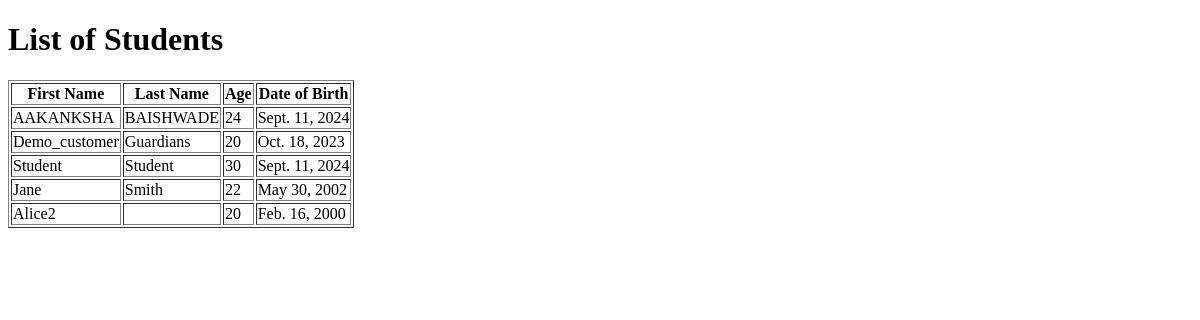
/students/, run on an earlier commit of the app's database.
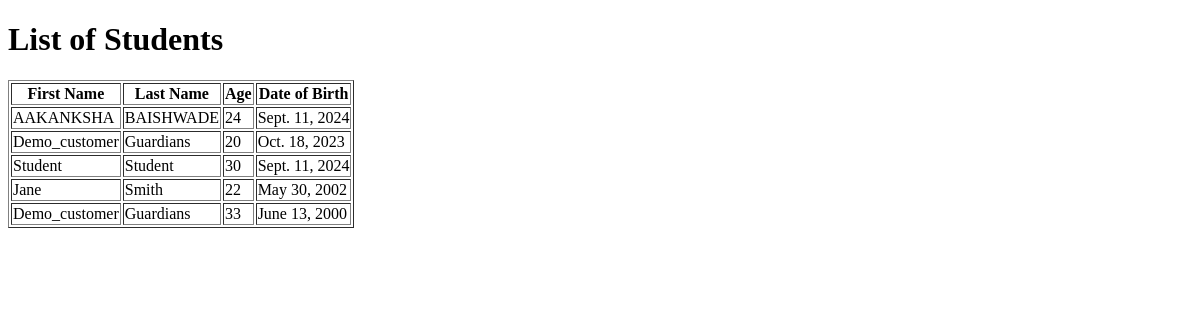
And on a later commit of the database.
### appname/models.py (models this page shows, shortened)
class Student(models.Model):
    first_name = models.CharField(max_length=100)
    last_name = models.CharField(max_length=100)
    age = models.IntegerField() #123
    date_of_birth = models.DateField()

### appname/views.py (the view)
# urls.py: path('students/', views.student_list, name='student_list'),  # URL for student list
def student_list(request):
    students = Student.objects.all()  # Fetch all student records from the database
    return render(request, 'student_list.html', {'students': students})

### templates/student_list.html (shortened to what this page needs)
<!DOCTYPE html>
<html lang="en">
<head>
</head>
<body>
    <h1>List of Students</h1>
    <table border="1">
        <thead>
            <tr>
                <th>First Name</th>
                <th>Last Name</th>
                <th>Age</th>
                <th>Date of Birth</th>
            </tr>
        </thead>
        <tbody>
            {% for student in students %}
            <tr>
                <td>{{ student.first_name }}</td>
                <td>{{ student.last_name }}</td>
                <td>{{ student.age }}</td>
                <td>{{ student.date_of_birth }}</td>
            </tr>
            {% empty %}
            <tr>
                <td colspan="4">No students found.</td>
            </tr>
            {% endfor %}
        </tbody>
    </table>
</body>
</html>

What changed in the data, as far as the page shows it:
removed Student: first_name "Alice2", age "20", date_of_birth "Feb. 16, 2000"
added Student: first_name "Demo_customer", last_name "Guardians", age "33", date_of_birth "June 13, 2000"
